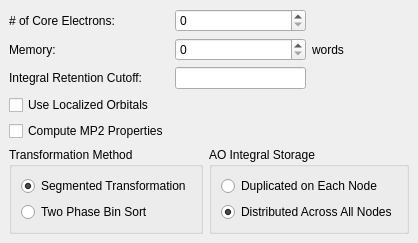
         <widget class="QWidget" name="mp2Widget" >
          <layout class="QGridLayout" >
           <property name="margin" >
            <number>9</number>
           </property>
           <property name="spacing" >
            <number>6</number>
           </property>
           <item row="5" column="2" colspan="2" >
            <widget class="QGroupBox" name="mp2IntegralGroup" >
             <property name="title" >
              <string>AO Integral Storage</string>
             </property>
             <property name="flat" >
              <bool>true</bool>
             </property>
             <layout class="QVBoxLayout" >
              <property name="margin" >
               <number>9</number>
              </property>
              <property name="spacing" >
               <number>6</number>
              </property>
              <item>
               <widget class="QRadioButton" name="mp2DuplicatedRadio" >
                <property name="text" >
                 <string>Duplicated on Each Node</string>
                </property>
               </widget>
              </item>
              <item>
               <widget class="QRadioButton" name="mp2DistributedRadio" >
                <property name="text" >
                 <string>Distributed Across All Nodes</string>
                </property>
                <property name="checked" >
                 <bool>true</bool>
                </property>
               </widget>
              </item>
             </layout>
            </widget>
           </item>
           <item row="1" column="3" >
            <widget class="QLabel" name="label_45" >
             <property name="text" >
              <string>words</string>
             </property>
            </widget>
           </item>
           <item row="1" column="0" >
            <widget class="QLabel" name="label_43" >
             <property name="text" >
              <string>Memory:</string>
             </property>
            </widget>
           </item>
           <item row="4" column="0" >
            <widget class="QCheckBox" name="mp2ComputeCheck" >
             <property name="text" >
              <string>Compute MP2 Properties</string>
             </property>
            </widget>
           </item>
           <item row="2" column="0" >
            <widget class="QLabel" name="label_44" >
             <property name="text" >
              <string>Integral Retention Cutoff:</string>
             </property>
            </widget>
           </item>
           <item row="2" column="1" colspan="2" >
            <widget class="QLineEdit" name="mp2IntegralLine" />
           </item>
           <item row="0" column="1" colspan="2" >
            <widget class="QSpinBox" name="mp2ElectronsSpin" />
           </item>
           <item row="3" column="0" >
            <widget class="QCheckBox" name="mp2LocalizedCheck" >
             <property name="text" >
              <string>Use Localized Orbitals</string>
             </property>
            </widget>
           </item>
           <item row="0" column="0" >
            <widget class="QLabel" name="label_42" >
             <property name="text" >
              <string># of Core Electrons:</string>
             </property>
            </widget>
           </item>
           <item row="5" column="0" colspan="2" >
            <widget class="QGroupBox" name="mp2TransformationGroup" >
             <property name="title" >
              <string>Transformation Method</string>
             </property>
             <property name="flat" >
              <bool>true</bool>
             </property>
             <layout class="QGridLayout" >
              <property name="margin" >
               <number>9</number>
              </property>
              <property name="spacing" >
               <number>6</number>
              </property>
              <item row="1" column="0" >
               <widget class="QRadioButton" name="mp2TwoRadio" >
                <property name="text" >
                 <string>Two Phase Bin Sort</string>
                </property>
               </widget>
              </item>
              <item row="0" column="0" >
               <widget class="QRadioButton" name="mp2SegmentedRadio" >
                <property name="text" >
                 <string>Segmented Transformation</string>
                </property>
                <property name="checked" >
                 <bool>true</bool>
                </property>
               </widget>
              </item>
             </layout>
            </widget>
           </item>
           <item row="1" column="1" colspan="2" >
            <widget class="QSpinBox" name="mp2MemorySpin" />
           </item>
           <item row="6" column="0" >
            <spacer>
             <property name="orientation" >
              <enum>Qt::Vertical</enum>
             </property>
             <property name="sizeHint" >
              <size>
               <width>20</width>
               <height>0</height>
              </size>
             </property>
            </spacer>
           </item>
          </layout>
         </widget>
